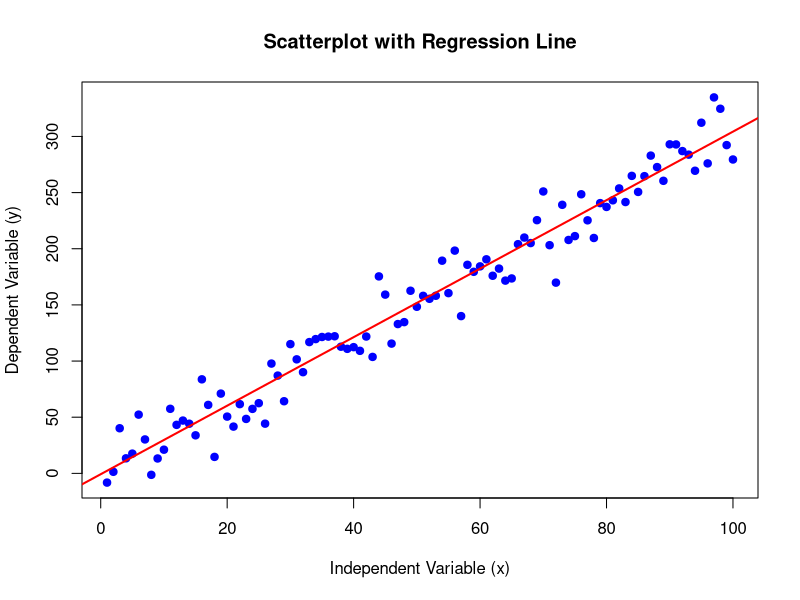

Recreate this plot in R.
#Fit a simple regression equation for a sample data and visualize using scatterplot
# Sample data
set.seed(123)
x <- 1:100
y <- 3 * x + rnorm(100, mean = 0, sd = 20)                                      # generate y with some noise
model <- lm(y ~ x)                                                              # Fit a simple linear regression model
summary(model)                                                                  # Summary of the model
plot(x, y, main = "Scatterplot with Regression Line",                           # Plot the data and the regression line
     xlab = "Independent Variable (x)", ylab = "Dependent Variable (y)",
     pch = 19, col = "blue")
abline(model, col = "red", lwd = 2)                                             # Add the regression line
